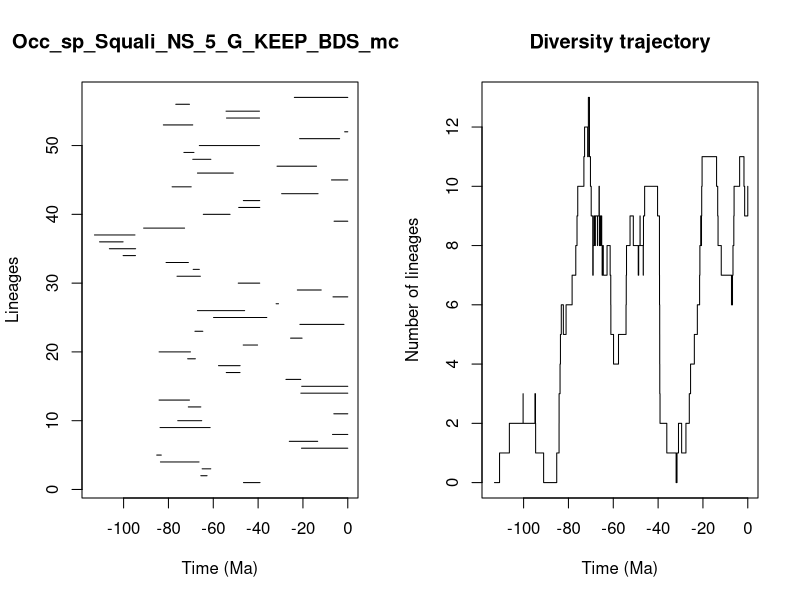

Write the R code that produced this figure.


pdf(file='../Results/Species_NS/5_MA_bins_EXT_EP_FT/pyrate_mcmc_logs/Occ_sp_Squali_NS_5_G_KEEP_BDS_mcmc_LTT.pdf',width=0.6*20, height=0.6*10)
title = "Occ_sp_Squali_NS_5_G_KEEP_BDS_mcmc"
ts=c(46.53024983742151, 65.55470031818342,64.96981947401719,83.56787567917993,85.22173018055237,20.64441466420456,26.08785046509974,6.815869701708548,83.74097908627117,75.84814967397631,6.225846988449661,71.13905944587333,84.18291484710105,20.93607750100256,20.55209748381604,27.585356443166837,54.21160264753608,57.669862100165915,71.42583103646734,84.16847821951086,46.64653823702834,25.52121832363229,68.1815468543749,21.36262182011542,59.88005147299728,67.06169834575425,31.969809308462295,6.599282611299942,22.499360470941152,48.86135316254012,76.17319359091067,68.96523329944351,81.05846191250436,100.21986693393224,106.35041843858855,110.7304123255391,112.99845395284942,91.0701637075003,6.109719643777041,64.44755549588884,48.66031561564671,46.58686411412389,29.50314443112278,78.36216053667437,7.268641089832898,67.05921591638518,31.56382015261889,69.14694750497556,73.10663601692455,66.22036136560202,21.489030961604733,1.3900669190911192,82.26860580146608,54.09403847462504,54.306615013980924,76.72326015027629,23.8378700274877)
te=c(39.14358488417823, 62.77412779718619,61.11708926262532,66.35612774964275,83.19182851747739,0.0,13.417818407016817,0.0,61.393716172998104,65.15373156485796,0.0,65.55384357646486,70.61620360918015,0.0,0.0,20.981626987586793,48.069423856526804,48.026610871082845,67.98878282664963,70.18092320802894,40.24131617154974,20.383822723857477,64.66115990314397,1.6985597729753041,36.12041125964943,46.00898028424239,30.90930100386001,0.0,11.833007117302254,39.280576790044904,65.76192454618544,66.22612513428467,71.10631610066868,94.69855273056508,94.63708922100685,100.22713255214313,94.93618155521708,72.7989581424417,0.0,52.516930441312226,39.25195062800882,39.2884770018285,13.260195588579812,69.84689947243113,0.0,51.059191659958415,13.918061627324658,61.07698004378176,68.61911737875212,39.39695471579361,3.631443005057665,0.0,69.1530294470235,39.366295880523836,39.40109909162661,70.62009187365753,0.0)
div_traj=c(0, 1,2,3,2,3,2,1,0,1,2,3,4,5,6,5,6,7,8,9,10,11,12,11,12,13,12,11,10,9,8,7,8,9,8,9,8,9,10,9,8,9,8,9,8,7,8,7,8,7,6,5,4,5,6,7,8,9,8,7,8,9,8,7,8,9,10,9,8,7,6,5,4,3,2,1,0,1,2,1,2,3,4,5,6,7,8,9,8,9,10,11,10,9,8,7,6,7,8,9,10,11,10,9,10)
time_events=c(112.99845395284942, 110.7304123255391,106.35041843858855,100.22713255214313,100.21986693393224,94.93618155521708,94.69855273056508,94.63708922100685,91.0701637075003,85.22173018055237,84.18291484710105,84.16847821951086,83.74097908627117,83.56787567917993,83.19182851747739,82.26860580146608,81.05846191250436,78.36216053667437,76.72326015027629,76.17319359091067,75.84814967397631,73.10663601692455,72.7989581424417,71.42583103646734,71.13905944587333,71.10631610066868,70.62009187365753,70.61620360918015,70.18092320802894,69.84689947243113,69.1530294470235,69.14694750497556,68.96523329944351,68.61911737875212,68.1815468543749,67.98878282664963,67.06169834575425,67.05921591638518,66.35612774964275,66.22612513428467,66.22036136560202,65.76192454618544,65.55470031818342,65.55384357646486,65.15373156485796,64.96981947401719,64.66115990314397,64.44755549588884,62.77412779718619,61.393716172998104,61.11708926262532,61.07698004378176,59.88005147299728,57.669862100165915,54.306615013980924,54.21160264753608,54.09403847462504,52.516930441312226,51.059191659958415,48.86135316254012,48.66031561564671,48.069423856526804,48.026610871082845,46.64653823702834,46.58686411412389,46.53024983742151,46.00898028424239,40.24131617154974,39.40109909162661,39.39695471579361,39.366295880523836,39.2884770018285,39.280576790044904,39.25195062800882,39.14358488417823,36.12041125964943,31.969809308462295,31.56382015261889,30.90930100386001,29.50314443112278,27.585356443166837,26.08785046509974,25.52121832363229,23.8378700274877,22.499360470941152,21.489030961604733,21.36262182011542,20.981626987586793,20.93607750100256,20.64441466420456,20.55209748381604,20.383822723857477,13.918061627324658,13.417818407016817,13.260195588579812,11.833007117302254,7.268641089832898,6.815869701708548,6.599282611299942,6.225846988449661,6.109719643777041,3.631443005057665,1.6985597729753041,1.3900669190911192,0.0)
                par(mfrow=c(1,2))
                L = length(ts)
                plot(ts, 1:L , xlim=c(-max(ts)-1,0), pch=20, type="n", main=title,xlab="Time (Ma)",ylab="Lineages")
                for (i in 1:L){segments(x0=-te[i],y0=i,x1=-ts[i],y1=i)}    
                t = -time_events
                plot(div_traj ~ t,type="s", main = "Diversity trajectory",xlab="Time (Ma)",ylab="Number of lineages",xlim=c(-max(ts)-1,0))
                abline(v=c(65,200,251,367,445),lty=2,col="gray")
                